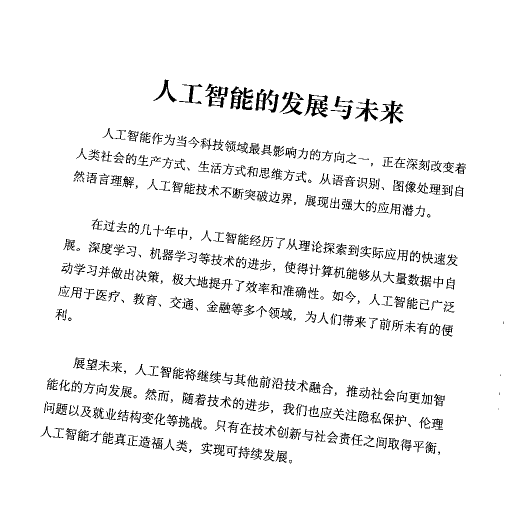
//> input picture 底层算法演示/形态学操作/assets/binary.png, 1024 x 1024 px (shown at 1/2 size)
$ ./morphology -i=../assets/binary.png   (built with g++ and OpenCV 4)
//> lines starting //> are read from the running program, lines starting //| are printed output that depends on the picture; after the words box and inside, x2 and y2 are one past the last pixel; in counts of white or black regions, pixels touching at a corner belong together
/**
 * @file    morphology.cpp
 * @brief   形态学操作演示：腐蚀、膨胀、开闭运算与形态学梯度。
 * @details 流程：定义结构元素 -> 腐蚀去噪 -> 膨胀填充 -> 开闭运算组合 -> 输出对比。
 * @note    依赖：OpenCV 4.x（core / imgproc / imgcodecs / highgui）
 *          腐蚀 = 取邻域最小值（前景收缩），膨胀 = 取邻域最大值（前景扩张）；
 *          开运算 = 先腐蚀后膨胀（去小噪点），闭运算 = 先膨胀后腐蚀（填小孔洞）。
 */

#include <algorithm>
#include <iomanip>
#include <iostream>
#include <string>
#include <vector>

#include <opencv2/opencv.hpp>
#include <opencv2/core/utils/filesystem.hpp>

namespace {

const int kPanelWidth = 480;
const int kPanelHeight = 360;
const int kTitleHeight = 30;

/** @brief 在若干候选位置中查找素材，便于从不同工作目录运行。 */
std::string locateAsset(const std::string& fileName)
{
    const std::vector<std::string> candidates = {
        "../../assets/" + fileName, "../assets/" + fileName, "assets/" + fileName};
    for (const auto& path : candidates) {
        if (cv::utils::fs::exists(path)) {
            return path;
        }
    }
    return candidates.front();
}

/** @brief 由素材路径推导输出目录：<demo>/assets/x.png -> <demo>/output。 */
std::string outputDirFor(const std::string& inputPath)
{
    std::string dir = inputPath;
    const size_t slash = dir.find_last_of("/\\");
    dir = (slash == std::string::npos) ? "." : dir.substr(0, slash);
    const size_t slash2 = dir.find_last_of("/\\");
    const std::string leaf = (slash2 == std::string::npos) ? dir : dir.substr(slash2 + 1);
    if (leaf == "assets") {
        dir = (slash2 == std::string::npos) ? "." : dir.substr(0, slash2);
    }
    return dir + "/output";
}

/** @brief 等比缩放并居中留白到固定面板。 */
cv::Mat fitPanel(const cv::Mat& image, const std::string& title)
{
    cv::Mat bgr;
    if (image.channels() == 1) {
        cv::cvtColor(image, bgr, cv::COLOR_GRAY2BGR);
    } else {
        bgr = image;
    }
    const double scale =
        std::min(kPanelWidth / static_cast<double>(bgr.cols),
                 kPanelHeight / static_cast<double>(bgr.rows));
    cv::Mat scaled;
    cv::resize(bgr, scaled, cv::Size(), scale, scale, cv::INTER_AREA);
    cv::Mat panel(kPanelHeight + kTitleHeight, kPanelWidth, CV_8UC3, cv::Scalar(255, 255, 255));
    const int x = (kPanelWidth - scaled.cols) / 2;
    const int y = kTitleHeight + (kPanelHeight - scaled.rows) / 2;
    scaled.copyTo(panel(cv::Rect(x, y, scaled.cols, scaled.rows)));
    cv::putText(panel, title, cv::Point(8, 21), cv::FONT_HERSHEY_SIMPLEX, 0.5,
                cv::Scalar(0, 0, 0), 1, cv::LINE_AA);
    return panel;
}

/** @brief 按列数拼接等尺寸面板。 */
cv::Mat montage(const std::vector<cv::Mat>& panels, int cols)
{
    const int rows = static_cast<int>((panels.size() + cols - 1) / cols);
    cv::Mat canvas(rows * panels[0].rows, cols * panels[0].cols, CV_8UC3, cv::Scalar(255, 255, 255));
    for (size_t i = 0; i < panels.size(); ++i) {
        const int r = static_cast<int>(i) / cols;
        const int c = static_cast<int>(i) % cols;
        panels[i].copyTo(canvas(cv::Rect(c * panels[i].cols, r * panels[i].rows,
                                         panels[i].cols, panels[i].rows)));
    }
    return canvas;
}

/** @brief 打印前景（非零）像素数，量化各操作对前景面积的影响。 */
void printForeground(const std::string& name, const cv::Mat& binary)
{
    std::cout << "  " << std::left << std::setw(12) << name << cv::countNonZero(binary) << "\n";
}

}  // namespace

/**
 * @brief  主流程：六种形态学操作的对比。
 * @param  argc 参数个数。
 * @param  argv 参数列表。
 * @return 0 表示成功，非 0 表示失败。
 */
int main(int argc, char** argv)
{
    const cv::String keys =
        "{help h usage ? |      | 打印帮助信息 }"
        "{i input        |      | 二值图，缺省读取 assets/binary.png }"
        "{o output       |      | 输出图像路径，缺省写入 <目录>/output/morphology.png }"
        "{k kernel       | 5    | 结构元素尺寸（奇数） }"
        "{s shape        | ellipse | 结构元素形状: rect / ellipse / cross }"
        "{d display      | 0    | 是否弹窗显示 (1=显示, 0=不显示) }";

    cv::CommandLineParser parser(argc, argv, keys);
    parser.about("形态学操作演示: erode / dilate / open / close / gradient / tophat\n"
                 "参数请使用 --key=value 形式");
    if (parser.has("help")) {
        parser.printMessage();
        return 0;
    }
    if (!parser.check()) {
        parser.printErrors();
        parser.printMessage();
        return -1;
    }

    std::string inputPath = parser.get<std::string>("input");
    if (inputPath.empty()) {
        inputPath = locateAsset("binary.png");
    }
    const cv::Mat src = cv::imread(inputPath, cv::IMREAD_GRAYSCALE);
//> src: 1024 rows x 1024 cols, CV_8UC1; 94.8% white; black in thin lines or dots, all inside (x1, y1, x2, y2) = (81, 159, 1008, 927)
    if (src.empty()) {
        std::cerr << "无法读取图像: " << inputPath << std::endl;
        return -1;
    }

    // 素材是白底黑内容，取反让文字/形状成为前景。
    cv::Mat binary;
    cv::threshold(src, binary, 127, 255, cv::THRESH_BINARY_INV);

    // 步骤 1：定义结构元素。
    int kernel = parser.get<int>("kernel");
    if (kernel < 3 || kernel % 2 == 0) {
        std::cerr << "kernel 必须是不小于 3 的奇数，已改用 5" << std::endl;
        kernel = 5;
    }
    const std::string shape = parser.get<std::string>("shape");
    int shapeCode = cv::MORPH_ELLIPSE;
    if (shape == "rect") {
        shapeCode = cv::MORPH_RECT;
    } else if (shape == "cross") {
        shapeCode = cv::MORPH_CROSS;
    }
    const cv::Mat element = cv::getStructuringElement(shapeCode, cv::Size(kernel, kernel));

    // 步骤 2~4：腐蚀、膨胀、开闭运算与梯度。
    cv::Mat eroded;
    cv::Mat dilated;
    cv::Mat opened;
    cv::Mat closed;
    cv::Mat gradient;
    cv::Mat tophat;
    cv::erode(binary, eroded, element);
//> eroded: 1024 rows x 1024 cols, CV_8UC1; 0.11% white in thin lines or dots, all inside (x1, y1, x2, y2) = (321, 161, 827, 841)
    cv::dilate(binary, dilated, element);
//> dilated: 1024 rows x 1024 cols, CV_8UC1; 15.5% white; 104 white regions, largest, box (x1, y1, x2, y2) and area: (136, 808, 415, 861) 5691, (603, 856, 875, 910) 5275, (351, 269, 618, 321) 5151
    cv::morphologyEx(binary, opened, cv::MORPH_OPEN, element);
//> opened: 1024 rows x 1024 cols, CV_8UC1; 0.49% white; 54 white regions (12 under 20 px), largest, box (x1, y1, x2, y2) and area: (722, 198, 739, 243) 332, (773, 202, 789, 247) 320, (581, 203, 603, 230) 229
    cv::morphologyEx(binary, closed, cv::MORPH_CLOSE, element);
//> closed: 1024 rows x 1024 cols, CV_8UC1; 8.4% white; 315 white regions (38 under 20 px), largest, box (x1, y1, x2, y2) and area: (461, 173, 507, 220) 1205, (333, 829, 413, 859) 1091, (410, 167, 457, 215) 1068
    cv::morphologyEx(binary, gradient, cv::MORPH_GRADIENT, element);
    cv::morphologyEx(binary, tophat, cv::MORPH_TOPHAT, element);

    std::cout << "输入: " << inputPath << ", kernel=" << kernel << " (" << shape << ")\n";
    std::cout << "前景像素数:\n";
    printForeground("input", binary);
//|   input       54551
    printForeground("erode", eroded);
//|   erode       1161
    printForeground("dilate", dilated);
//|   dilate      162281
    printForeground("open", opened);
//|   open        5093
//|   close       87785
//|   gradient    161120
    printForeground("close", closed);
    printForeground("gradient", gradient);

    const std::vector<cv::Mat> panels = {
        fitPanel(binary, "binary input"),
        fitPanel(eroded, "erode"),
        fitPanel(dilated, "dilate"),
        fitPanel(opened, "open (remove specks)"),
        fitPanel(closed, "close (fill holes)"),
        fitPanel(gradient, "morph gradient")};
//> in fitPanel, `cv::putText(panel, title, cv::Point(8, 21), cv::FONT_HERSHEY_SIMPLEX, ..`: panel: 390 rows x 480 cols, CV_8UC3; min 0, max 255, mean 87.3
//> in fitPanel (call 2), `cv::resize(bgr, scaled, cv::Size(), scale, scale, cv::INTER_AREA);`: scaled: 360 rows x 360 cols, CV_8UC3; min 0, max 255, mean 0.3
//> in fitPanel (call 2), `cv::putText(panel, title, cv::Point(8, 21), cv::FONT_HERSHEY_SIMPLEX, ..`: panel: 390 rows x 480 cols, CV_8UC3; min 0, max 255, mean 78.5
//> in fitPanel (call 3), `cv::putText(panel, title, cv::Point(8, 21), cv::FONT_HERSHEY_SIMPLEX, ..`: panel: 390 rows x 480 cols, CV_8UC3; min 0, max 255, mean 105.6
//> in fitPanel (call 4), `cv::putText(panel, title, cv::Point(8, 21), cv::FONT_HERSHEY_SIMPLEX, ..`: panel: 390 rows x 480 cols, CV_8UC3; min 0, max 255, mean 78.7
//> in fitPanel (call 5), `cv::cvtColor(image, bgr, cv::COLOR_GRAY2BGR);`:
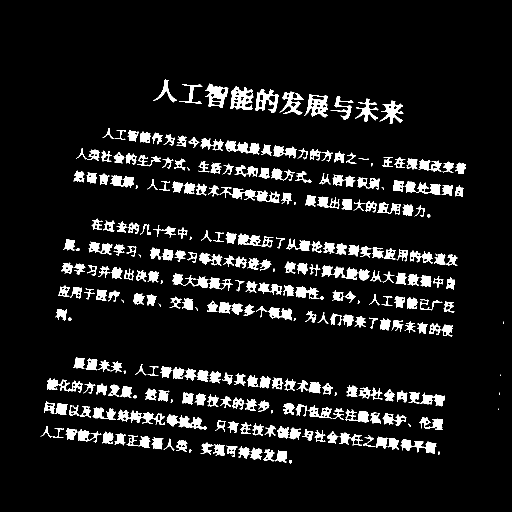
//> bgr: 1024 rows x 1024 cols, CV_8UC3 (shown at 1/2 size); 8.4% white; 315 white regions (38 under 20 px), largest, box (x1, y1, x2, y2) and area: (461, 173, 507, 220) 1205, (333, 829, 413, 859) 1091, (410, 167, 457, 215) 1068
//> in fitPanel (call 5), `cv::resize(bgr, scaled, cv::Size(), scale, scale, cv::INTER_AREA);`:
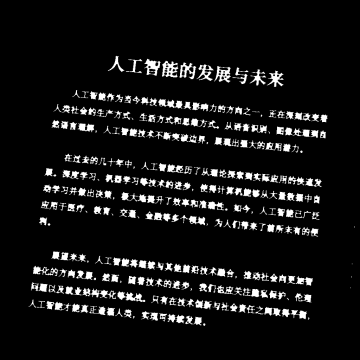
//> scaled: 360 rows x 360 cols, CV_8UC3; min 0, max 255, mean 21.3
//> in fitPanel (call 5), `cv::putText(panel, title, cv::Point(8, 21), cv::FONT_HERSHEY_SIMPLEX, ..`:
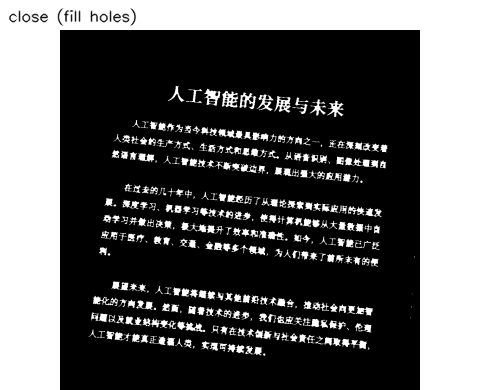
//> panel: 390 rows x 480 cols, CV_8UC3; min 0, max 255, mean 92.8
//> in fitPanel (call 6), `cv::cvtColor(image, bgr, cv::COLOR_GRAY2BGR);`:
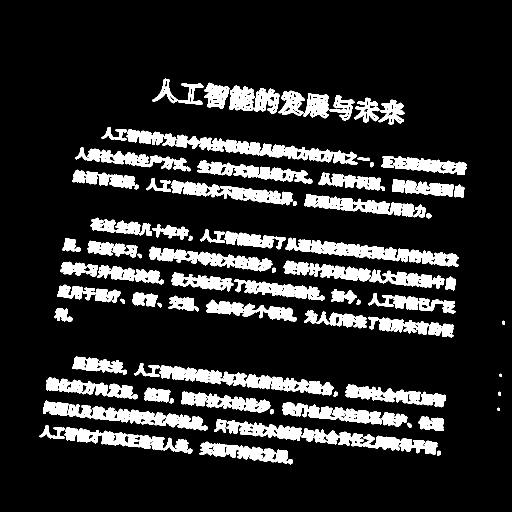
//> bgr: 1024 rows x 1024 cols, CV_8UC3 (shown at 1/2 size); 15.4% white; 104 white regions, largest, box (x1, y1, x2, y2) and area: (136, 808, 415, 861) 5691, (603, 856, 875, 910) 5275, (351, 269, 618, 321) 5151
//> in fitPanel (call 6), `cv::resize(bgr, scaled, cv::Size(), scale, scale, cv::INTER_AREA);`:
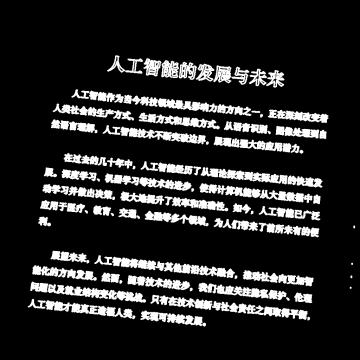
//> scaled: 360 rows x 360 cols, CV_8UC3; 17.6% of pixels changed, all inside (x1, y1, x2, y2) = (27, 55, 356, 327)
//> in fitPanel (call 6), `cv::putText(panel, title, cv::Point(8, 21), cv::FONT_HERSHEY_SIMPLEX, ..`:
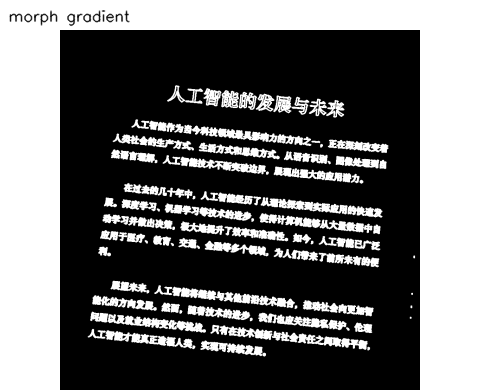
//> panel: 390 rows x 480 cols, CV_8UC3; min 0, max 255, mean 105.1
    const cv::Mat result = montage(panels, 3);
//> in montage, `const int rows = static_cast<int>((panels.size() + cols - 1) / cols);`: rows = 2
//> in montage, `cv::Mat canvas(rows * panels[0].rows, cols * panels[0].cols, CV_8UC3, ..`: canvas: 780 rows x 1440 cols, CV_8UC3; every value is 255
//> the loop in montage, `for (size_t i = 0; i < panels.size(); ++i)` made 6 passes
//> after the loop in montage, `for (size_t i = 0; i < panels.size(); ++i)`:
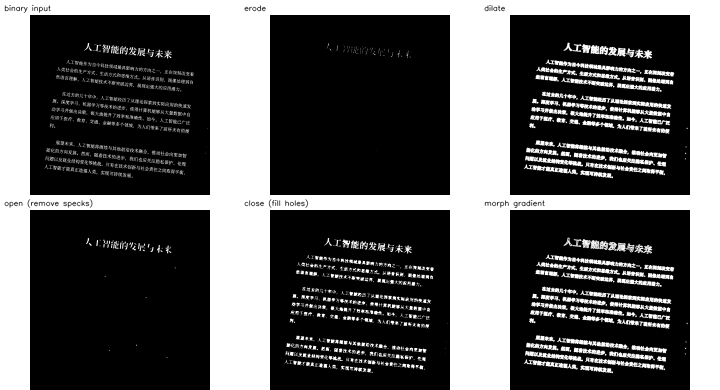
//> canvas: 780 rows x 1440 cols, CV_8UC3 (shown at 1/2 size); min 0, max 255, mean 91.3

    std::string outputPath = parser.get<std::string>("output");
    if (outputPath.empty()) {
        const std::string outDir = outputDirFor(inputPath);
        cv::utils::fs::createDirectories(outDir);
        outputPath = outDir + "/morphology.png";
    }
    if (!cv::imwrite(outputPath, result)) {
        std::cerr << "无法写入输出图像: " << outputPath << std::endl;
        return -1;
    }
    std::cout << "结果已保存至 " << outputPath << std::endl;

    if (parser.get<int>("display") != 0) {
        cv::imshow("morphology", result);
        cv::waitKey(0);
    }
    return 0;
}
